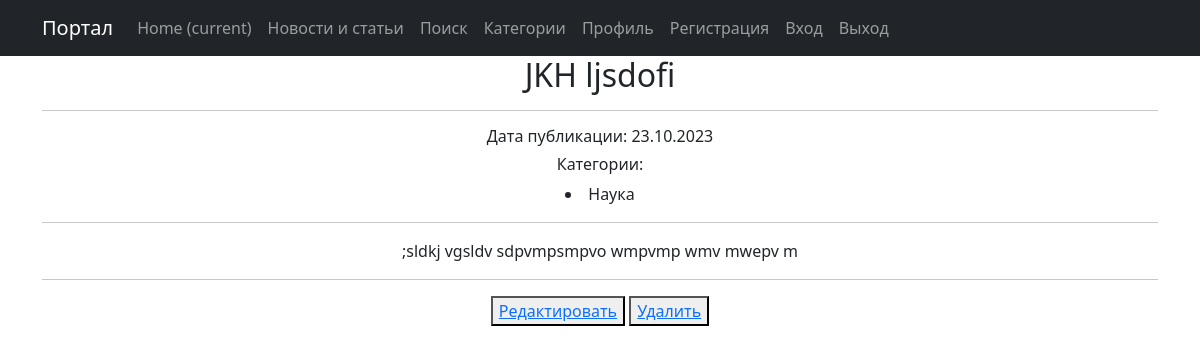
The page /articles/42 on the database its author committed.
### news/models.py (models this page shows, shortened)
class Post(models.Model):
    article = 'AR'
    news = 'NW'
    POST_CHOICES = [
        (article, 'Статья'),
        (news, 'Новость')
    ]
    author = models.ForeignKey(Author, on_delete=models.CASCADE)
    post = models.CharField(max_length=2, choices=POST_CHOICES, default='NW')
    post_created = models.DateTimeField(auto_now_add=True)
    categories = models.ManyToManyField(Category, through='PostCategory')
    title = models.CharField(max_length=255)
    text = models.TextField()
    rating = models.IntegerField(default=0)

class Category(models.Model):
    name = models.CharField(max_length=255, unique=True)
    subscribers = models.ManyToManyField(User, blank=True, null=True, related_name='categories')

### news/views.py (the view)
# urls.py: path('<int:pk>', PostDetail.as_view(), name='post_detail'),
class PostDetail(DetailView):
    model = Post
    template_name = 'post.html'
    context_object_name = 'post'
    queryset = Post.objects.all()
    def get_object(self, *args, **kwargs):
        obj = cache.get(f'post-{self.kwargs["pk"]}', None)
        if not obj:
            obj = super().get_object(queryset=self.queryset)
            cache.set(f'post-{self.kwargs["pk"]}', obj)
        return obj

### news/templatetags/custom_filters.py (called while the page is built)
@register.filter()
def censor(value):
    for word in words:
        value = value.replace(word, '*' * len(word))
    return value

### templates/post.html (shortened to what this page needs)
{% extends 'default.html' %}
{% load custom_filters %}
{% block content %}
    <h2>{{ post.title }}</h2>
    <hr>
    <h6>Дата публикации: {{ post.post_created|date:'d.m.Y' }}</h6>
    <h6>Категории:</h6>
        {% for category in post.categories.all %}
            <li>{{ category.name }}</li>
        {% endfor %}
    <hr>
    {{ post.text|censor}}
    <hr>
    <button> <a href="{% url 'post_edit' post.id %}">Редактировать</a> </button>
    <button> <a href="{% url 'post_delete' post.id %}">Удалить</a> </button>
{% endblock content %}

### rows shown on the page
Post: title "JKH ljsdofi", post_created "23.10.2023", text|censor ";sldkj vgsldv sdpvmpsmpvo wmpvmp wmv mwepv m"
Category: name "Наука"
